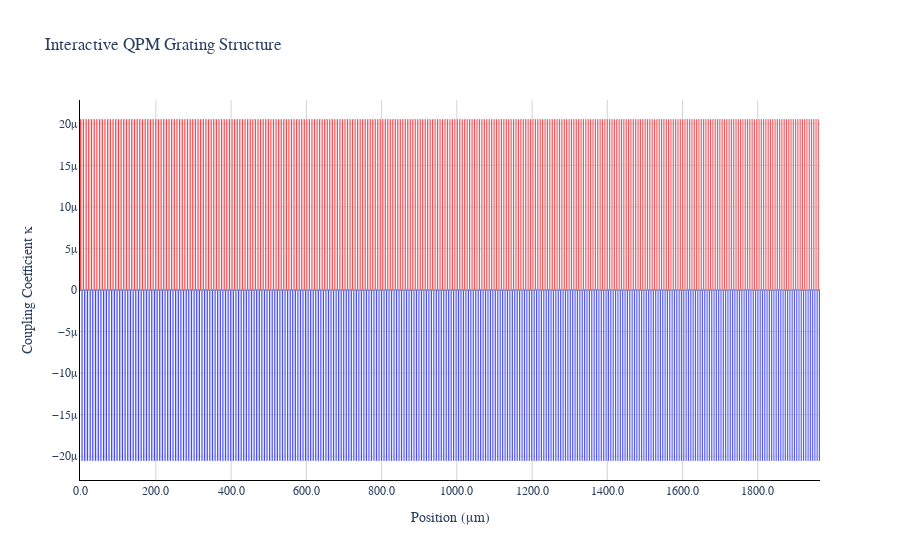
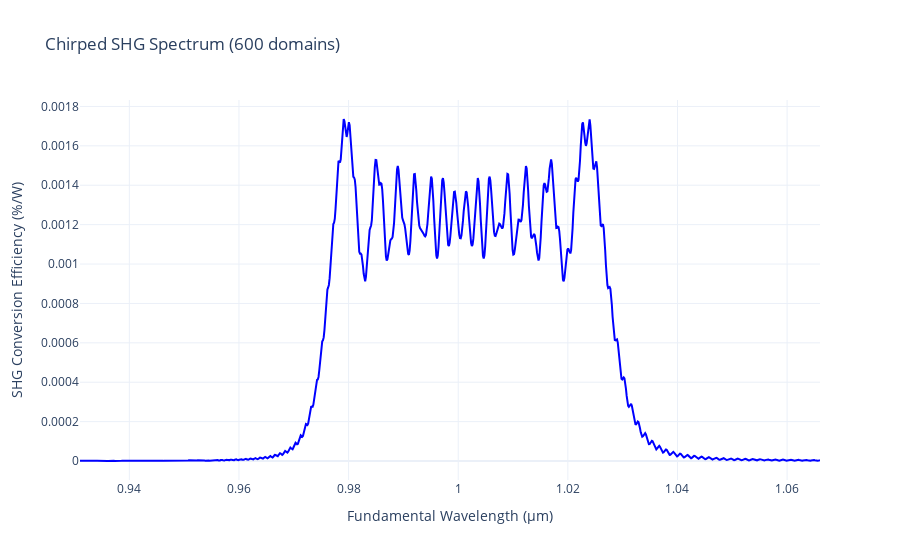

Source (notebook cell) for these figures, in order:
### Code cell
main()

### Figure 1 — Plotly figure (JSON) as saved in the notebook; plotly's stock layout.template omitted (floating-point values rounded to 4 significant figures; data arrays with more than 128 entries replaced by an {"elided": "..."} marker saying what was removed)
{"data": [{"hoverinfo": "text", "hovertext": {"elided": "600 str values"}, "marker": {"color": {"elided": "600 str values"}}, "name": "Domains", "type": "bar", "width": {"elided": "600 float values"}, "x": {"elided": "600 float values"}, "y": {"elided": "600 float values"}}], "layout": {"bargap": 0, "font": {"family": "Arial, sans-serif", "size": 12}, "plot_bgcolor": "white", "title": {"text": "Interactive QPM Grating Structure"}, "xaxis": {"gridcolor": "lightgrey", "linecolor": "black", "linewidth": 1, "showline": true, "tickformat": ".1f", "title": {"text": "Position (μm)"}}, "yaxis": {"gridcolor": "lightgrey", "linecolor": "black", "linewidth": 1, "showline": true, "title": {"text": "Coupling Coefficient κ"}, "zeroline": true, "zerolinecolor": "black", "zerolinewidth": 1.5}}}

### Figure 2 — Plotly figure (JSON) as saved in the notebook; plotly's stock layout.template omitted (floating-point values rounded to 4 significant figures; data arrays with more than 128 entries replaced by an {"elided": "..."} marker saying what was removed)
{"data": [{"line": {"color": "blue", "width": 2}, "mode": "lines", "name": "SHG Conversion Efficiency", "type": "scatter", "x": {"elided": "1000 float values"}, "y": {"elided": "1000 float values"}}], "layout": {"title": {"text": "Chirped SHG Spectrum (600 domains)"}, "xaxis": {"title": {"text": "Fundamental Wavelength (μm)"}}, "yaxis": {"title": {"text": "SHG Conversion Efficiency (%/W)"}}}}
